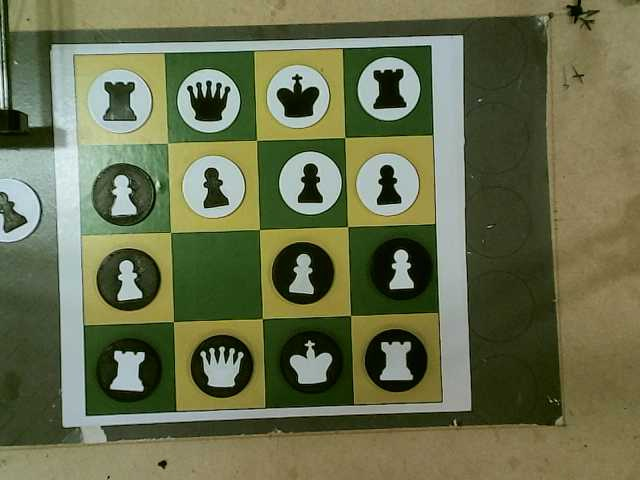
#> input picture cv+ia/assets/current_board.jpg, 640 x 480 px; the run also reads 1 picture not shown here
$ python test_cv.py
#> lines starting #> are read from the running program, lines starting #| are printed output that depends on the picture; after the words box and inside, x2 and y2 are one past the last pixel; in counts of white or black regions, pixels touching at a corner belong together
### cv+ia/cv/main.py
"""
Módulo principal do sistema de visão computacional para detecção de peças de xadrez
"""
import cv2
import numpy as np
import argparse
import os
import platform
import json
from cv.modules.board_processing import process_board_image, visualize_board_and_pieces

# [18 lines left out: function show_with_matplotlib, not called in this run]

def generate_chess_notation_matrix(squares, rows=4, cols=4):
    """
    Gera uma matriz de notação de peças de xadrez (WP, WR, WQ, WK, BP, BR, BQ, BK)
    a partir das informações dos quadrados detectados.

    Args:
        squares: Lista de informações dos quadrados
        rows: Número de linhas do tabuleiro
        cols: Número de colunas do tabuleiro

    Returns:
        matriz: Matriz com notação das peças
        matriz_json: Representação JSON da matriz
    """
    # Inicializar matriz com espaços vazios
    matriz = [['' for _ in range(cols)] for _ in range(rows)]

    # Mapear cada quadrado para sua posição na matriz
    for square in squares:
        row, col = square['position']

        if square['contains_piece']:
            piece_color = square['piece_color']
            piece_type = "P"  # Default para peão (Pawn)

            # Verificar se temos informação do tipo da peça
            if 'piece_info' in square and 'type' in square['piece_info']:
                piece_type_val = square['piece_info']['type']
                if piece_type_val == 'pawn':
                    piece_type = "P"
                elif piece_type_val == 'rook':
                    piece_type = "R"
                elif piece_type_val == 'queen':
                    piece_type = "Q"
                elif piece_type_val == 'king':
                    piece_type = "K"

            # Prefixar com W para branco ou B para preto
            if piece_color == 'white':
                notation = f"{piece_type}"
            elif piece_color == 'black':
                notation = f"{piece_type.lower()}"
            else:
                notation = "??"  # Peça com cor indeterminada

            matriz[row][col] = notation
        else:
            # Quadrado vazio
            matriz[row][col] = "."

    # Criar representação JSON das posições
    matriz_json = []
    for r in range(rows):
        row_data = []
        for c in range(cols):
            square_data = {
                "position": f"{chr(65+c)}{rows-r}",  # A1, B2, etc.
                "piece": matriz[r][c] if matriz[r][c] != ".." else None
            }
            row_data.append(square_data)
        matriz_json.append(row_data)

    return matriz, matriz_json

# [28 lines left out: function print_chess_matrix, not called in this run]

def detect_chess_position(image_path, visualize=False, save_all=False, save_matrix=False, output_dir="output"):
    """
    Detecta a posição das peças no tabuleiro de xadrez a partir de uma imagem.

    Args:
        image_path (str): Caminho para a imagem do tabuleiro
        visualize (bool): Se True, exibe a visualização do tabuleiro
        save_all (bool): Se True, salva todas as imagens intermediárias
        save_matrix (bool): Se True, salva a matriz de peças em JSON
        output_dir (str): Diretório para salvar os resultados

    Returns:
        dict: Dicionário contendo a matriz de peças, JSON correspondente e resultado da detecção
    """
#> called with image_path = 'assets/current_board.jpg', visualize = False, save_all = False, save_matrix = False, output_dir = 'output'
    # Verificar se o arquivo existe
    if not os.path.exists(image_path):
        print(f"❌ Arquivo não encontrado: {image_path}")
        return None

    frame = cv2.imread(image_path)
#> frame is the input picture: shape (480, 640, 3); mean B, G, R 77.3, 110.5, 104.9

    if frame is None:
        print(f"❌ Não foi possível carregar a imagem: {image_path}")
        return None

    # Criar diretório de saída se não existir
    if (save_all or save_matrix) and not os.path.exists(output_dir):
        os.makedirs(output_dir)

    # Processar a imagem
    warped_board, squares, corners = process_board_image(frame)

    if warped_board is None:
        print("❌ Falha ao detectar o tabuleiro. Verifique a imagem e tente novamente.")
        return None

    # Gerar matriz de notação de xadrez
    matriz, matriz_json = generate_chess_notation_matrix(squares)

    # Salvar matriz em formato JSON se solicitado
    if save_matrix:
        base_filename = os.path.basename(image_path).split('.')[0]
        json_path = f"{output_dir}/{base_filename}_chess_matrix.json"

        with open(json_path, 'w') as json_file:
            json.dump(matriz_json, json_file, indent=2)

    # Preparar resultado para retorno
    result = {
        "matriz": matriz,
        "matriz_json": matriz_json,
        "total_squares": len(squares),
        "pieces_count": sum(1 for s in squares if s['contains_piece']),
        "white_pieces": sum(1 for s in squares if s['piece_color'] == 'white'),
        "black_pieces": sum(1 for s in squares if s['piece_color'] == 'black'),
    }

    # Visualização opcional
    if visualize:
        # Criar visualização do tabuleiro e peças
        board_visualization = visualize_board_and_pieces(frame, warped_board, squares, corners)

        # Redimensionar para exibição
        scale_percent = 40  # Porcentagem do tamanho original
        width = int(board_visualization.shape[1] * scale_percent / 100)
        height = int(board_visualization.shape[0] * scale_percent / 100)

        board_viz_resized = cv2.resize(board_visualization, (width, height))

        # Salvar imagens se solicitado
        if save_all:
            base_filename = os.path.basename(image_path).split('.')[0]
            output_path = f"{output_dir}/{base_filename}_board_detection.jpg"
            cv2.imwrite(output_path, board_visualization)
            result["detection_image_path"] = output_path

        # Detectar automaticamente Linux ou usar opção explícita
        is_linux = platform.system() == 'Linux'
        use_matplotlib = is_linux

        if use_matplotlib:
            try:
                show_with_matplotlib(board_viz_resized)
            except ImportError:
                # Fallback para OpenCV
                use_matplotlib = False

        if not use_matplotlib:
            # Exibir com OpenCV
            cv2.imshow("Detecção de Tabuleiro e Peças", board_viz_resized)
            cv2.waitKey(0)
            cv2.destroyAllWindows()

    return result

# [53 lines left out: function main, not called in this run]

# [2 lines that do not run on import are left out]

### cv+ia/cv/modules/board_processing.py
"""
Módulo para detecção de padrões do tabuleiro de xadrez 4x4
"""
import cv2
import numpy as np
import os
from .piece_detection import piece_detection
from .piece_recognition_sift import identify_piece_sift

# Variável global para armazenar a imagem de referência do tabuleiro vazio
empty_board_reference = None
empty_board_squares = None

def detect_board_corners(img):
    """
    Detecta os quatro cantos do tabuleiro 4x4 verde-amarelo.

    Args:
        img: Imagem original

    Returns:
        corners: Array numpy com as coordenadas dos 4 cantos do tabuleiro
        mask: Máscara binária do tabuleiro
    """
    # Converter para HSV para detecção de cor
    hsv = cv2.cvtColor(img, cv2.COLOR_BGR2HSV)
#> hsv: shape (480, 640, 3); mean H, S, V 42.5, 109.2, 114.1

    # Definir intervalos para cores verde e amarelo
    yellow_lower = np.array([15, 70, 70])
    yellow_upper = np.array([45, 255, 255])

    green_lower = np.array([40, 40, 40])
    green_upper = np.array([90, 255, 255])

    # Criar máscaras para cores
    yellow_mask = cv2.inRange(hsv, yellow_lower, yellow_upper)
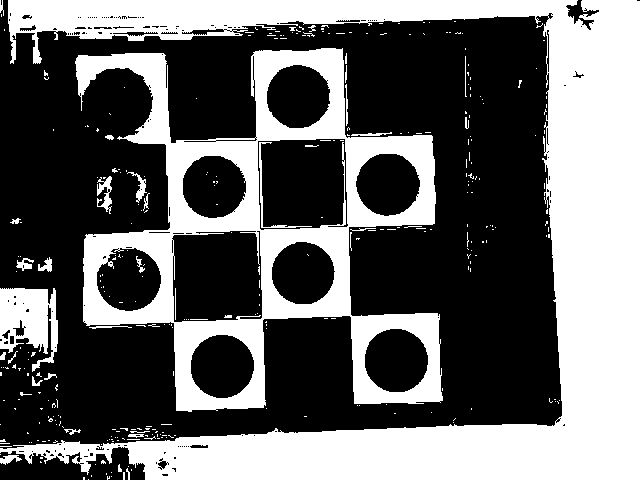
#> yellow_mask: shape (480, 640); 40.3% white; 332 white regions (296 under 20 px), largest, box (x1, y1, x2, y2) and area: (0, 0, 640, 480) 78629, (75, 48, 443, 412) 38675, (0, 288, 58, 372) 3080
    green_mask = cv2.inRange(hsv, green_lower, green_upper)
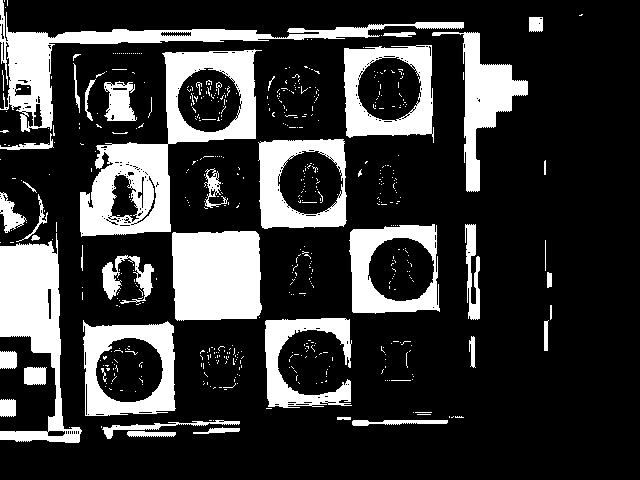
#> green_mask: shape (480, 640); 22% white; 566 white regions (520 under 20 px), largest, box (x1, y1, x2, y2) and area: (80, 49, 262, 237) 10852, (172, 231, 262, 321) 7576, (0, 0, 464, 132) 7428

    # Combinar máscaras
    combined_mask = cv2.bitwise_or(yellow_mask, green_mask)
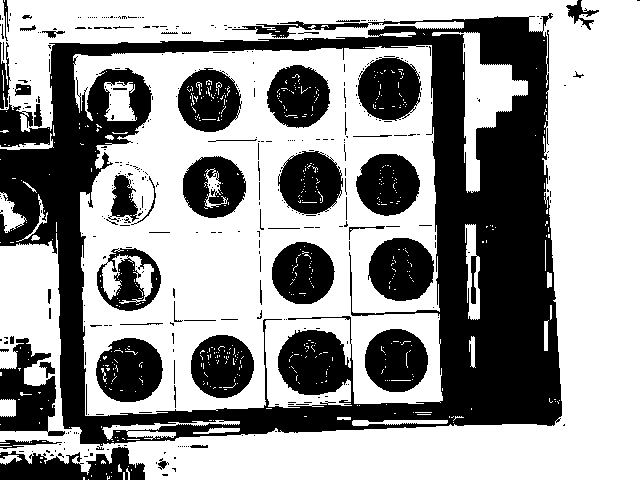
#> combined_mask: shape (480, 640); 59.7% white; 390 black regions (334 under 20 px), largest, box (x1, y1, x2, y2) and area: (0, 13, 562, 446) 77636, (96, 338, 163, 402) 3235, (368, 238, 434, 301) 3232

    # Aplicar operações morfológicas para melhorar a máscara
    kernel = np.ones((5, 5), np.uint8)
    combined_mask = cv2.morphologyEx(combined_mask, cv2.MORPH_CLOSE, kernel)
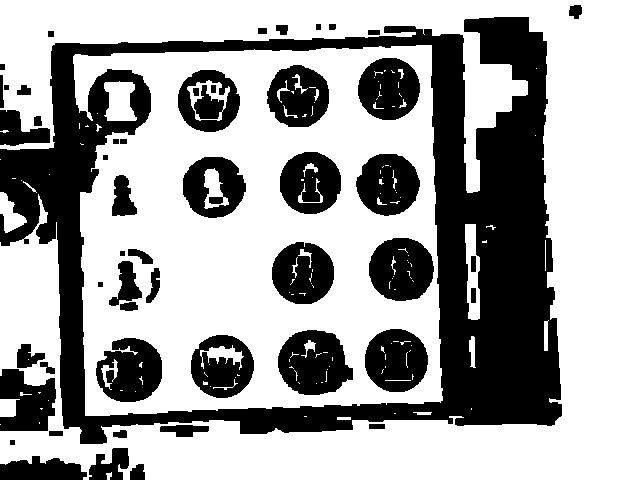
#> combined_mask: shape (480, 640); 63.4% white; 51 black regions, largest, box (x1, y1, x2, y2) and area: (0, 17, 562, 444) 67162, (278, 330, 353, 395) 3544, (369, 238, 434, 301) 3193
    combined_mask = cv2.morphologyEx(combined_mask, cv2.MORPH_OPEN, kernel)
#> combined_mask: shape (480, 640); 62.2% white; 29 black regions

    # Encontrar contornos
    contours, _ = cv2.findContours(combined_mask, cv2.RETR_EXTERNAL, cv2.CHAIN_APPROX_SIMPLE)
#> contours = 17 contours, 1 with area under 20; largest, box (x1, y1, x2, y2) and area: (73, 45, 443, 416) 118396, (0, 0, 640, 480) 101842, (104, 82, 135, 121) 927, (0, 192, 26, 232) 496, (24, 364, 50, 386) 405
#> (the rest of the program and of its run is left out)
